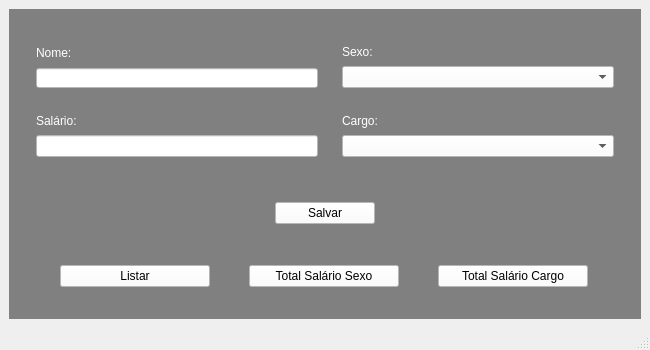
<?xml version="1.0" encoding="UTF-8"?>
<ui version="4.0">
 <class>MainWindow</class>
 <widget class="QMainWindow" name="MainWindow">
  <property name="geometry">
   <rect>
    <x>0</x>
    <y>0</y>
    <width>650</width>
    <height>350</height>
   </rect>
  </property>
  <property name="windowTitle">
   <string>Main</string>
  </property>
  <widget class="QWidget" name="centralwidget">
   <layout class="QVBoxLayout" name="verticalLayout">
    <item>
     <widget class="QWidget" name="widget" native="true">
      <property name="styleSheet">
       <string notr="true">background-color: gray
</string>
      </property>
      <layout class="QVBoxLayout" name="verticalLayout_2">
       <item>
        <widget class="QWidget" name="widget_8" native="true">
         <property name="maximumSize">
          <size>
           <width>16777215</width>
           <height>150</height>
          </size>
         </property>
         <layout class="QGridLayout" name="gridLayout">
          <item row="2" column="1">
           <widget class="QWidget" name="widget_5" native="true">
            <property name="maximumSize">
             <size>
              <width>300</width>
              <height>16777215</height>
             </size>
            </property>
            <layout class="QVBoxLayout" name="verticalLayout_3">
             <item>
              <widget class="QLabel" name="label_cargo">
               <property name="maximumSize">
                <size>
                 <width>16777215</width>
                 <height>1000000</height>
                </size>
               </property>
               <property name="styleSheet">
                <string notr="true">color: white;
font: bold 11pt &quot;Arial&quot;;</string>
               </property>
               <property name="text">
                <string>Cargo:</string>
               </property>
              </widget>
             </item>
             <item>
              <widget class="QComboBox" name="comboBox_cargo">
               <property name="styleSheet">
                <string notr="true">background-color: rgb(255, 255, 255);
font: 10pt &quot;Arial&quot;;</string>
               </property>
               <item>
                <property name="text">
                 <string/>
                </property>
               </item>
               <item>
                <property name="text">
                 <string>Desenvolvedor</string>
                </property>
               </item>
               <item>
                <property name="text">
                 <string>Designer</string>
                </property>
               </item>
               <item>
                <property name="text">
                 <string>Analista de Testes</string>
                </property>
               </item>
              </widget>
             </item>
            </layout>
           </widget>
          </item>
          <item row="2" column="0">
           <widget class="QWidget" name="widget_4" native="true">
            <property name="maximumSize">
             <size>
              <width>300</width>
              <height>16777215</height>
             </size>
            </property>
            <layout class="QVBoxLayout" name="verticalLayout_7">
             <item>
              <widget class="QLabel" name="label_salario">
               <property name="styleSheet">
                <string notr="true">color: white;
font: bold 11pt &quot;Arial&quot;;</string>
               </property>
               <property name="text">
                <string>Salário:</string>
               </property>
              </widget>
             </item>
             <item>
              <widget class="QLineEdit" name="lineEdit_salario">
               <property name="styleSheet">
                <string notr="true">background-color: rgb(255, 255, 255);
font: 10pt &quot;Arial&quot;;</string>
               </property>
              </widget>
             </item>
            </layout>
           </widget>
          </item>
          <item row="1" column="0">
           <widget class="QWidget" name="widget_2" native="true">
            <property name="maximumSize">
             <size>
              <width>300</width>
              <height>16777215</height>
             </size>
            </property>
            <layout class="QVBoxLayout" name="verticalLayout_6">
             <item>
              <widget class="QLabel" name="label_name">
               <property name="styleSheet">
                <string notr="true">color: white;
font: bold 11pt &quot;Arial&quot;;</string>
               </property>
               <property name="text">
                <string>Nome:</string>
               </property>
              </widget>
             </item>
             <item>
              <widget class="QLineEdit" name="lineEdit_name">
               <property name="maximumSize">
                <size>
                 <width>300</width>
                 <height>20</height>
                </size>
               </property>
               <property name="styleSheet">
                <string notr="true">background-color: rgb(255, 255, 255);
font: 10pt &quot;Arial&quot;;</string>
               </property>
              </widget>
             </item>
            </layout>
           </widget>
          </item>
          <item row="1" column="1">
           <widget class="QWidget" name="widget_3" native="true">
            <property name="maximumSize">
             <size>
              <width>300</width>
              <height>16777215</height>
             </size>
            </property>
            <layout class="QVBoxLayout" name="verticalLayout_4">
             <item>
              <widget class="QLabel" name="label_sexo">
               <property name="styleSheet">
                <string notr="true">color: white;
font: bold 11pt &quot;Arial&quot;;</string>
               </property>
               <property name="text">
                <string>Sexo:</string>
               </property>
              </widget>
             </item>
             <item>
              <widget class="QComboBox" name="comboBox_sex">
               <property name="styleSheet">
                <string notr="true">background-color: rgb(255, 255, 255);
font: 10pt &quot;Arial&quot;;</string>
               </property>
               <item>
                <property name="text">
                 <string/>
                </property>
               </item>
               <item>
                <property name="text">
                 <string>Masculino</string>
                </property>
               </item>
               <item>
                <property name="text">
                 <string>Feminino</string>
                </property>
               </item>
              </widget>
             </item>
            </layout>
           </widget>
          </item>
         </layout>
        </widget>
       </item>
       <item>
        <widget class="QWidget" name="widget_6" native="true">
         <property name="maximumSize">
          <size>
           <width>10000000</width>
           <height>50</height>
          </size>
         </property>
         <property name="layoutDirection">
          <enum>Qt::LeftToRight</enum>
         </property>
         <layout class="QHBoxLayout" name="horizontalLayout_2">
          <property name="topMargin">
           <number>10</number>
          </property>
          <item>
           <widget class="QPushButton" name="pushButton_salvar">
            <property name="maximumSize">
             <size>
              <width>100</width>
              <height>16777215</height>
             </size>
            </property>
            <property name="styleSheet">
             <string notr="true">background-color: white;
font: 11pt &quot;Arial&quot;;</string>
            </property>
            <property name="text">
             <string>Salvar</string>
            </property>
           </widget>
          </item>
         </layout>
        </widget>
       </item>
       <item>
        <widget class="QWidget" name="widget_7" native="true">
         <property name="maximumSize">
          <size>
           <width>100000</width>
           <height>50</height>
          </size>
         </property>
         <layout class="QHBoxLayout" name="horizontalLayout">
          <item>
           <widget class="QPushButton" name="pushButton_listar">
            <property name="maximumSize">
             <size>
              <width>150</width>
              <height>16777215</height>
             </size>
            </property>
            <property name="styleSheet">
             <string notr="true">background-color: white;
font: 11pt &quot;Arial&quot;;</string>
            </property>
            <property name="text">
             <string>Listar</string>
            </property>
           </widget>
          </item>
          <item>
           <widget class="QPushButton" name="pushButton_total_sexo">
            <property name="maximumSize">
             <size>
              <width>150</width>
              <height>16777215</height>
             </size>
            </property>
            <property name="styleSheet">
             <string notr="true">background-color: white;
font: 11pt &quot;Arial&quot;;</string>
            </property>
            <property name="text">
             <string>Total Salário Sexo</string>
            </property>
           </widget>
          </item>
          <item>
           <widget class="QPushButton" name="pushButton_cargo">
            <property name="maximumSize">
             <size>
              <width>150</width>
              <height>16777215</height>
             </size>
            </property>
            <property name="styleSheet">
             <string notr="true">background-color: white;
font: 11pt &quot;Arial&quot;;</string>
            </property>
            <property name="text">
             <string>Total Salário Cargo</string>
            </property>
           </widget>
          </item>
         </layout>
        </widget>
       </item>
      </layout>
     </widget>
    </item>
   </layout>
  </widget>
  <widget class="QStatusBar" name="statusbar"/>
 </widget>
 <resources/>
 <connections/>
</ui>
